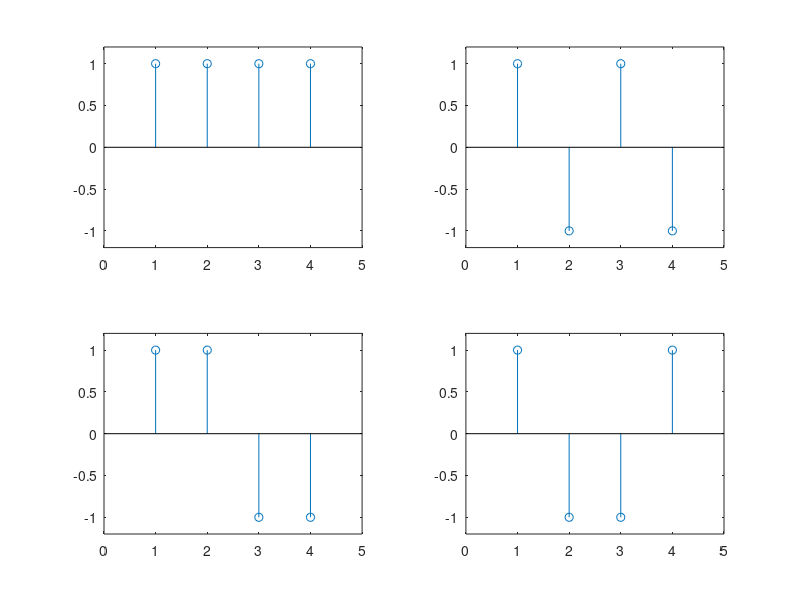

This figure's MATLAB source:
subplot(2,2,1);stem([1,1,1,1]);axis([0,5,-1.2,1.2])
subplot(2,2,2);stem([1,-1,1,-1]);axis([0,5,-1.2,1.2])
subplot(2,2,3);stem([1,1,-1,-1]);axis([0,5,-1.2,1.2])
subplot(2,2,4);stem([1,-1,-1,1]);axis([0,5,-1.2,1.2])
